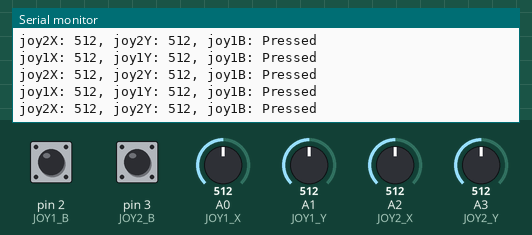
This sketch was run on a simulated Arduino Uno, built with avr-gcc and run on an emulated ATmega328P. Parts: the last lines printed to the serial monitor. The inputs (shaded band) are chosen by the test bench; at power-on: pin 2 (JOY1_B) HIGH, A0 (JOY1_X) = 512, A1 (JOY1_Y) = 512, A2 (JOY2_X) = 512, A3 (JOY2_Y) = 512, pin 3 (JOY2_B) HIGH.

Above: at 1.3 s.
1.4 s: pin 2 (JOY1_B) pulled LOW for 0.6 s
3.5 s: A0 (JOY1_X) set to 716
At 3.82 s:
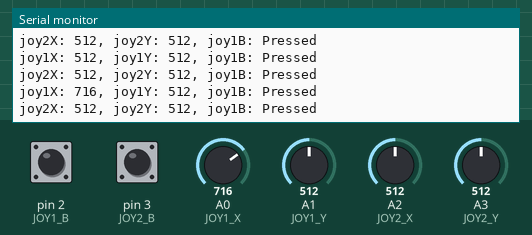
5.0 s: A1 (JOY1_Y) set to 716
At 5.33 s:
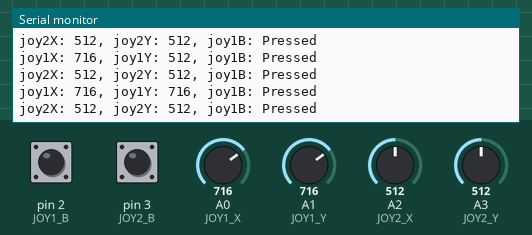
6.5 s: A2 (JOY2_X) set to 716
At 6.83 s:
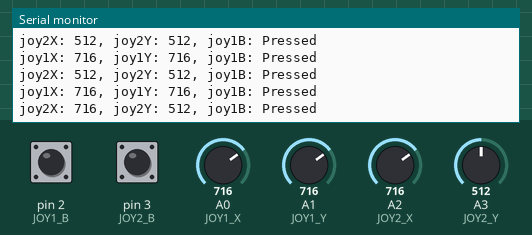
8.0 s: A3 (JOY2_Y) set to 716
At 8.34 s:
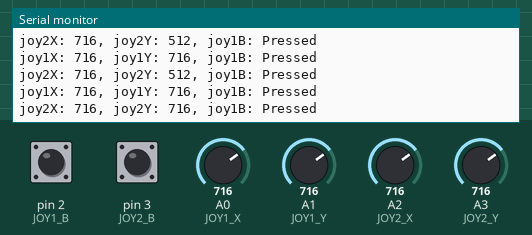
9.5 s: pin 3 (JOY2_B) pulled LOW for 0.6 s
At 9.84 s:
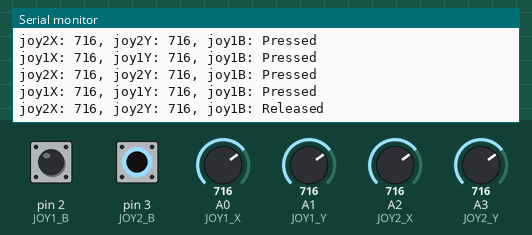

Measured:
- after the input at 3.5 s, the serial monitor: prints a new line at once (image 1)
- after the input at 5.0 s, the serial monitor: prints a new line at once (image 2)
- after the input at 6.5 s, the serial monitor: prints a new line at once (image 3)
- after the input at 8.0 s, the serial monitor: prints a new line at once (image 4)
- after the input at 9.5 s, the serial monitor: prints a new line at once (image 5)

The sketch:

prometer.ino
```cpp
#define JOY1_X A0
#define JOY1_Y A1
#define JOY1_B 2

#define JOY2_X A2
#define JOY2_Y A3
#define JOY2_B 3

void setup() {
  Serial.begin(115200);  // Khởi tạo giao tiếp Serial với baud rate 115200
    pinMode(JOY1_B, INPUT_PULLUP);
    pinMode(JOY2_B, INPUT_PULLUP);
}

void loop() {
  // Đọc giá trị từ trục X và trục Y của joystick
  int joy1X = analogRead(JOY1_X);
  int joy1Y = analogRead(JOY1_Y);
  int joy1B = !digitalRead(JOY1_B); // Nút bấm nhấn = 1, thả = 0

  int joy2X = analogRead(JOY2_X);
  int joy2Y = analogRead(JOY2_Y);
  int joy2B = !digitalRead(JOY2_B);

  // Hiển thị giá trị của joystick lên Serial Monitor
  Serial.print("joy1X: "); Serial.print(joy1X);
  Serial.print(", joy1Y: "); Serial.print(joy1Y);
  Serial.print(", joy1B: ");
  Serial.println(joy1B == LOW ? "Pressed" : "Released");  // In trạng thái nút nhấn


    // Hiển thị giá trị của joystick lên Serial Monitor
  Serial.print("joy2X: "); Serial.print(joy2X);
  Serial.print(", joy2Y: "); Serial.print(joy2Y);
  Serial.print(", joy1B: ");
  Serial.println(joy2B == LOW ? "Pressed" : "Released");  // In trạng thái nút nhấn

  delay(500);  // Đợi 500ms trước khi lấy giá trị tiếp theo
}
```
